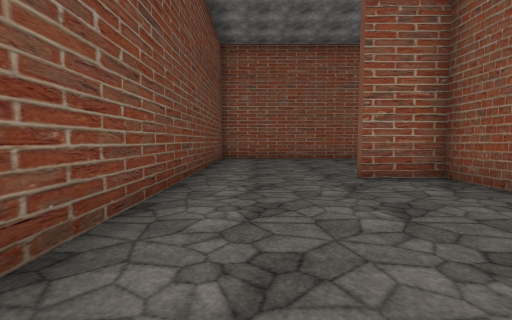
[1] (above)

16 first-person views from a walk through a 3-D level made in the Unity game engine. The camera is 1.5 m above the floor, tilts 4° down and sees 85° across. The floor is counted in squares, 2 m on a side. Each view is taken from the middle of a square. On the plan, view 1 faces up. The plan holds only what a view shows up to about 10 squares ahead; the rest is blank. The place goes on beyond the plan. The player character is not drawn. Some surface patterns are stand-ins.

[2]
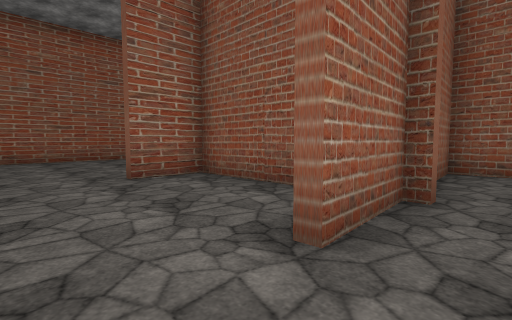

[3]
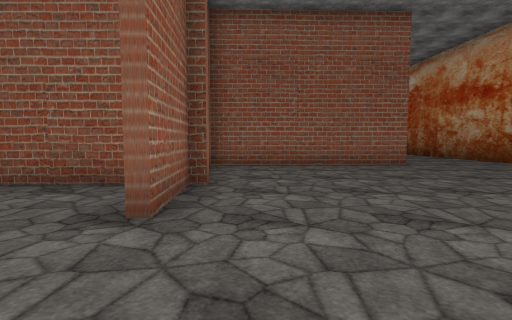

[4]
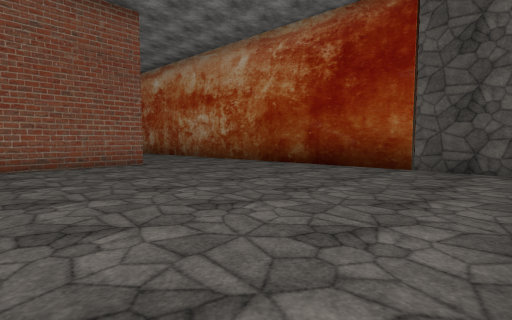

[5]
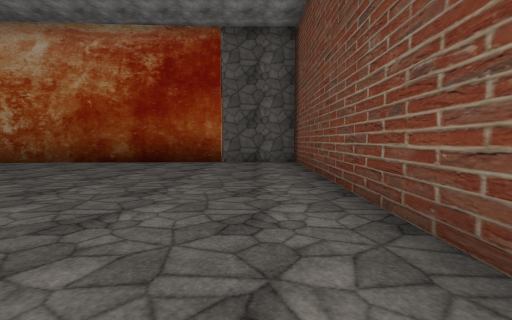

[6]
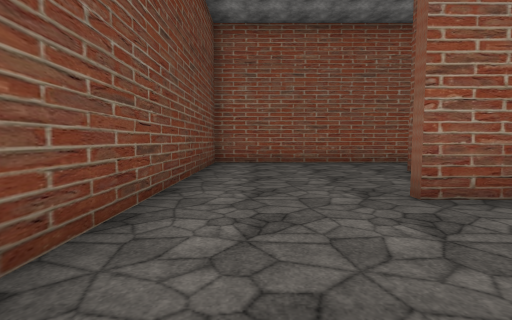

[7]
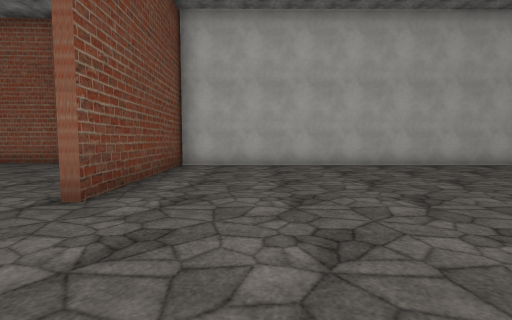

[8]
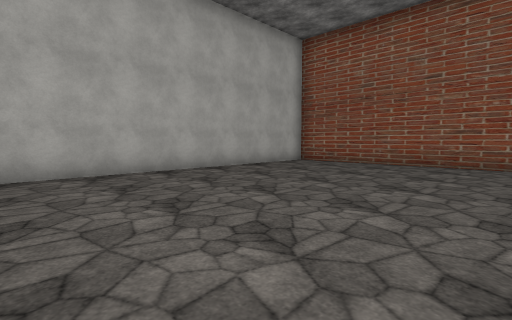

[9]
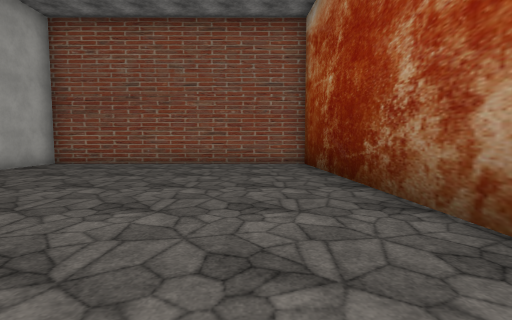

[10]
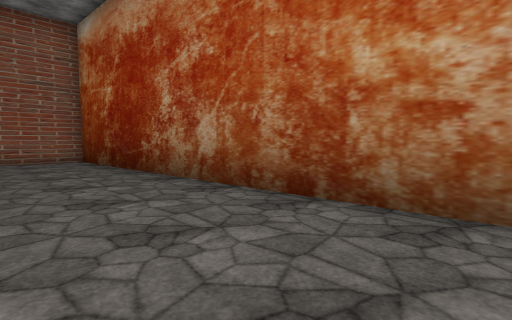

[11]
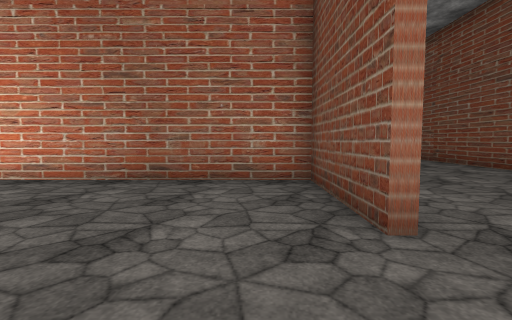

[12]
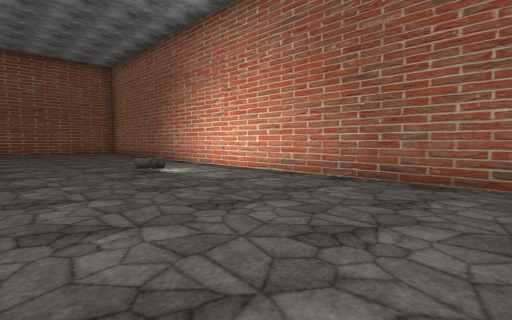

[13]
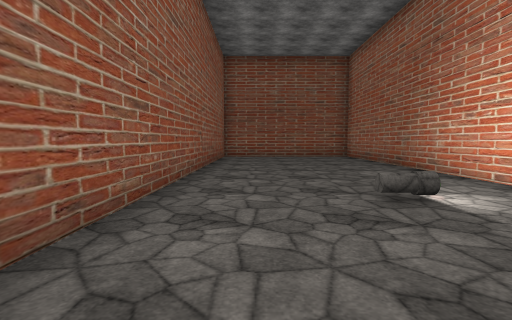

[14]
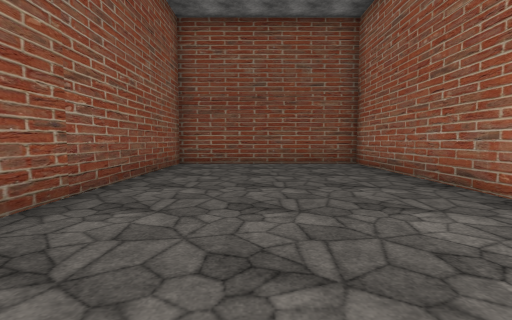

[15]
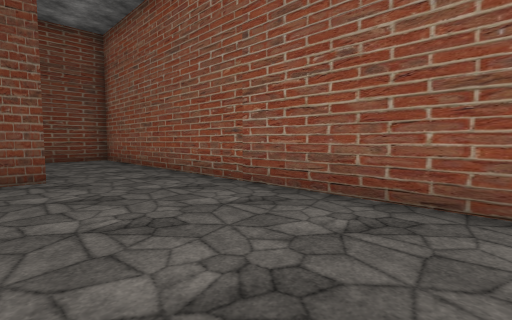

[16]
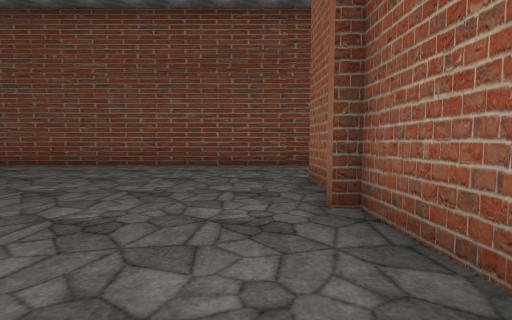

### Floor plan
Points are (right, up) in squares from view 1. A wall is a line through its corners. A room is listed if a view was taken in it or the views show most of it. See-through windows are left out.
Room 1 (views 1, 2, 3, 4, 5, 6, 7, 8, 9, 10, 11, 12, 13, 14, 15, 16)
walls: (7.7, 0.7) (7.9, -4.8); (7.6, -4.8) (7.5, 1.4) (4, 1.2) (4, 0.8); (3.7, 1.1) (1.6, 1); (3.7, 2.1) (3.7, 5.5); (4, 5.7) (21.1, 5.7) (21.1, 11.5) (-1.4, 11.5) (-1.4, -8.9) (21.1, -7.6) (21.1, 0.5) (7.7, 0.5); (4, 8.9) (4, 5.5) (2, 5.5)
objects: cylinder (12, 8)

Positions as (right, up) in squares from view 1, and headings:
1: (0, 0), facing up
2: (0, 0), facing up-right
3: (-1, 0), facing right
4: (-1, -1), facing down-right
5: (0, 1), facing down
6: (0, 2), facing up
7: (10, -8), facing up
8: (12, -6), facing up-right
9: (12, -6), facing right
10: (10, -5), facing down-right
11: (5, 11), facing down
12: (5, 11), facing down-right
13: (8, 10), facing right
14: (12, 9), facing right
15: (10, 8), facing up-left
16: (7, 0), facing left
